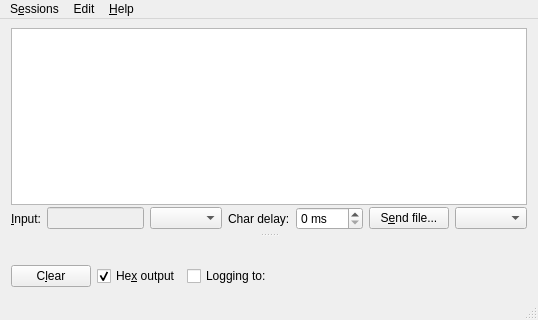
<?xml version="1.0" encoding="UTF-8"?>
<ui version="4.0">
 <class>MainWindow</class>
 <widget class="QMainWindow" name="MainWindow">
  <property name="geometry">
   <rect>
    <x>0</x>
    <y>0</y>
    <width>538</width>
    <height>320</height>
   </rect>
  </property>
  <property name="windowTitle">
   <string>CuteCom</string>
  </property>
  <widget class="QWidget" name="centralLayout">
   <layout class="QVBoxLayout" name="m_verticalLayout">
    <property name="spacing">
     <number>0</number>
    </property>
    <property name="sizeConstraint">
     <enum>QLayout::SetDefaultConstraint</enum>
    </property>
    <property name="topMargin">
     <number>9</number>
    </property>
    <item>
     <widget class="QSplitter" name="m_mainSplitter">
      <property name="orientation">
       <enum>Qt::Vertical</enum>
      </property>
      <widget class="QFrame" name="frame_input">
       <property name="sizePolicy">
        <sizepolicy hsizetype="Preferred" vsizetype="Preferred">
         <horstretch>0</horstretch>
         <verstretch>1</verstretch>
        </sizepolicy>
       </property>
       <property name="frameShape">
        <enum>QFrame::NoFrame</enum>
       </property>
       <property name="frameShadow">
        <enum>QFrame::Plain</enum>
       </property>
       <layout class="QVBoxLayout" name="m_input_layout_v">
        <property name="spacing">
         <number>0</number>
        </property>
        <property name="leftMargin">
         <number>0</number>
        </property>
        <property name="topMargin">
         <number>0</number>
        </property>
        <property name="rightMargin">
         <number>0</number>
        </property>
        <property name="bottomMargin">
         <number>3</number>
        </property>
        <item>
         <widget class="QListWidget" name="m_command_history">
          <property name="alternatingRowColors">
           <bool>true</bool>
          </property>
         </widget>
        </item>
        <item>
         <layout class="QHBoxLayout" name="m_input_layout_h">
          <property name="topMargin">
           <number>2</number>
          </property>
          <property name="bottomMargin">
           <number>0</number>
          </property>
          <item>
           <widget class="QLabel" name="label_input">
            <property name="text">
             <string>&amp;Input:</string>
            </property>
            <property name="buddy">
             <cstring>m_input_edit</cstring>
            </property>
           </widget>
          </item>
          <item>
           <widget class="QLineEdit" name="m_input_edit">
            <property name="enabled">
             <bool>false</bool>
            </property>
           </widget>
          </item>
          <item>
           <widget class="QComboBox" name="m_combo_lineterm">
            <property name="toolTip">
             <string>Select the line end termination</string>
            </property>
           </widget>
          </item>
          <item>
           <widget class="QLabel" name="m_lb_chardelay">
            <property name="toolTip">
             <string>Delay between single characters</string>
            </property>
            <property name="text">
             <string>Char delay:</string>
            </property>
            <property name="wordWrap">
             <bool>false</bool>
            </property>
           </widget>
          </item>
          <item>
           <widget class="QSpinBox" name="m_spinner_chardelay">
            <property name="focusPolicy">
             <enum>Qt::ClickFocus</enum>
            </property>
            <property name="toolTip">
             <string>Delay between single characters</string>
            </property>
            <property name="suffix">
             <string> ms</string>
            </property>
            <property name="maximum">
             <number>250</number>
            </property>
            <property name="value">
             <number>0</number>
            </property>
           </widget>
          </item>
          <item>
           <widget class="QPushButton" name="m_bt_sendfile">
            <property name="cursor">
             <cursorShape>ArrowCursor</cursorShape>
            </property>
            <property name="toolTip">
             <string>Select a file to be sent using the specified protocol</string>
            </property>
            <property name="text">
             <string>S&amp;end file...</string>
            </property>
            <property name="autoDefault">
             <bool>false</bool>
            </property>
           </widget>
          </item>
          <item>
           <widget class="QComboBox" name="m_combo_protocol">
            <property name="focusPolicy">
             <enum>Qt::NoFocus</enum>
            </property>
            <property name="toolTip">
             <string>Select the transfer protocol</string>
            </property>
           </widget>
          </item>
         </layout>
        </item>
       </layout>
      </widget>
      <widget class="QFrame" name="frame_output">
       <property name="sizePolicy">
        <sizepolicy hsizetype="Preferred" vsizetype="Preferred">
         <horstretch>0</horstretch>
         <verstretch>2</verstretch>
        </sizepolicy>
       </property>
       <property name="frameShape">
        <enum>QFrame::NoFrame</enum>
       </property>
       <property name="frameShadow">
        <enum>QFrame::Plain</enum>
       </property>
       <layout class="QVBoxLayout" name="m_output_layout_v">
        <property name="spacing">
         <number>0</number>
        </property>
        <property name="leftMargin">
         <number>0</number>
        </property>
        <property name="topMargin">
         <number>3</number>
        </property>
        <property name="rightMargin">
         <number>0</number>
        </property>
        <property name="bottomMargin">
         <number>0</number>
        </property>
        <item>
         <widget class="DataDisplay" name="m_output_display" native="true">
          <property name="undoRedoEnabled" stdset="0">
           <bool>false</bool>
          </property>
          <property name="readOnly" stdset="0">
           <bool>true</bool>
          </property>
         </widget>
        </item>
        <item>
         <layout class="QHBoxLayout" name="m_output_layout_h">
          <property name="topMargin">
           <number>2</number>
          </property>
          <item>
           <widget class="QPushButton" name="m_bt_clear">
            <property name="toolTip">
             <string>Clear the output window</string>
            </property>
            <property name="text">
             <string>C&amp;lear</string>
            </property>
            <property name="shortcut">
             <string>Alt+L</string>
            </property>
           </widget>
          </item>
          <item>
           <widget class="QCheckBox" name="m_check_hex_out">
            <property name="sizePolicy">
             <sizepolicy hsizetype="Minimum" vsizetype="Fixed">
              <horstretch>1</horstretch>
              <verstretch>0</verstretch>
             </sizepolicy>
            </property>
            <property name="toolTip">
             <string>Show the output in hexadecimal format</string>
            </property>
            <property name="text">
             <string>He&amp;x output</string>
            </property>
            <property name="shortcut">
             <string>Alt+X</string>
            </property>
            <property name="checked">
             <bool>true</bool>
            </property>
           </widget>
          </item>
          <item>
           <widget class="QCheckBox" name="m_check_logging">
            <property name="toolTip">
             <string>Enable logging the data to a file.</string>
            </property>
            <property name="text">
             <string>Logging to:</string>
            </property>
           </widget>
          </item>
          <item>
           <widget class="QLabel" name="m_lb_logfile">
            <property name="sizePolicy">
             <sizepolicy hsizetype="Expanding" vsizetype="Preferred">
              <horstretch>100</horstretch>
              <verstretch>0</verstretch>
             </sizepolicy>
            </property>
            <property name="cursor">
             <cursorShape>PointingHandCursor</cursorShape>
            </property>
            <property name="text">
             <string/>
            </property>
           </widget>
          </item>
          <item>
           <spacer name="hSpacer_input">
            <property name="orientation">
             <enum>Qt::Horizontal</enum>
            </property>
            <property name="sizeHint" stdset="0">
             <size>
              <width>140</width>
              <height>20</height>
             </size>
            </property>
           </spacer>
          </item>
         </layout>
        </item>
       </layout>
      </widget>
     </widget>
    </item>
   </layout>
  </widget>
  <widget class="QMenuBar" name="menuBar">
   <property name="geometry">
    <rect>
     <x>0</x>
     <y>0</y>
     <width>538</width>
     <height>22</height>
    </rect>
   </property>
   <widget class="QMenu" name="menuSessions">
    <property name="title">
     <string>S&amp;essions</string>
    </property>
    <addaction name="actionOpen"/>
    <addaction name="actionManager"/>
   </widget>
   <widget class="QMenu" name="menu_Help">
    <property name="title">
     <string>&amp;Help</string>
    </property>
    <addaction name="actionAbout_CuteCom"/>
    <addaction name="actionAbout_Qt"/>
   </widget>
   <widget class="QMenu" name="menuEdit">
    <property name="title">
     <string>Edit</string>
    </property>
    <addaction name="actionFind"/>
   </widget>
   <addaction name="menuSessions"/>
   <addaction name="menuEdit"/>
   <addaction name="menu_Help"/>
  </widget>
  <widget class="QStatusBar" name="m_statusBar"/>
  <action name="actionOpen">
   <property name="enabled">
    <bool>false</bool>
   </property>
   <property name="text">
    <string>Open</string>
   </property>
  </action>
  <action name="actionSave">
   <property name="text">
    <string>Save</string>
   </property>
  </action>
  <action name="actionManager">
   <property name="text">
    <string>Session &amp;Manager ...</string>
   </property>
   <property name="toolTip">
    <string>Open Session Manager</string>
   </property>
  </action>
  <action name="actionAbout_CuteCom">
   <property name="icon">
    <iconset resource="resources.qrc">
     <normaloff>:/images/info.svg</normaloff>:/images/info.svg</iconset>
   </property>
   <property name="text">
    <string>About CuteCom</string>
   </property>
  </action>
  <action name="actionAbout_Qt">
   <property name="text">
    <string>About Qt</string>
   </property>
  </action>
  <action name="actionFind">
   <property name="text">
    <string>Find</string>
   </property>
  </action>
 </widget>
 <layoutdefault spacing="6" margin="11"/>
 <customwidgets>
  <customwidget>
   <class>DataDisplay</class>
   <extends>QWidget</extends>
   <header>datadisplay.h</header>
  </customwidget>
 </customwidgets>
 <resources>
  <include location="resources.qrc"/>
 </resources>
 <connections/>
</ui>
